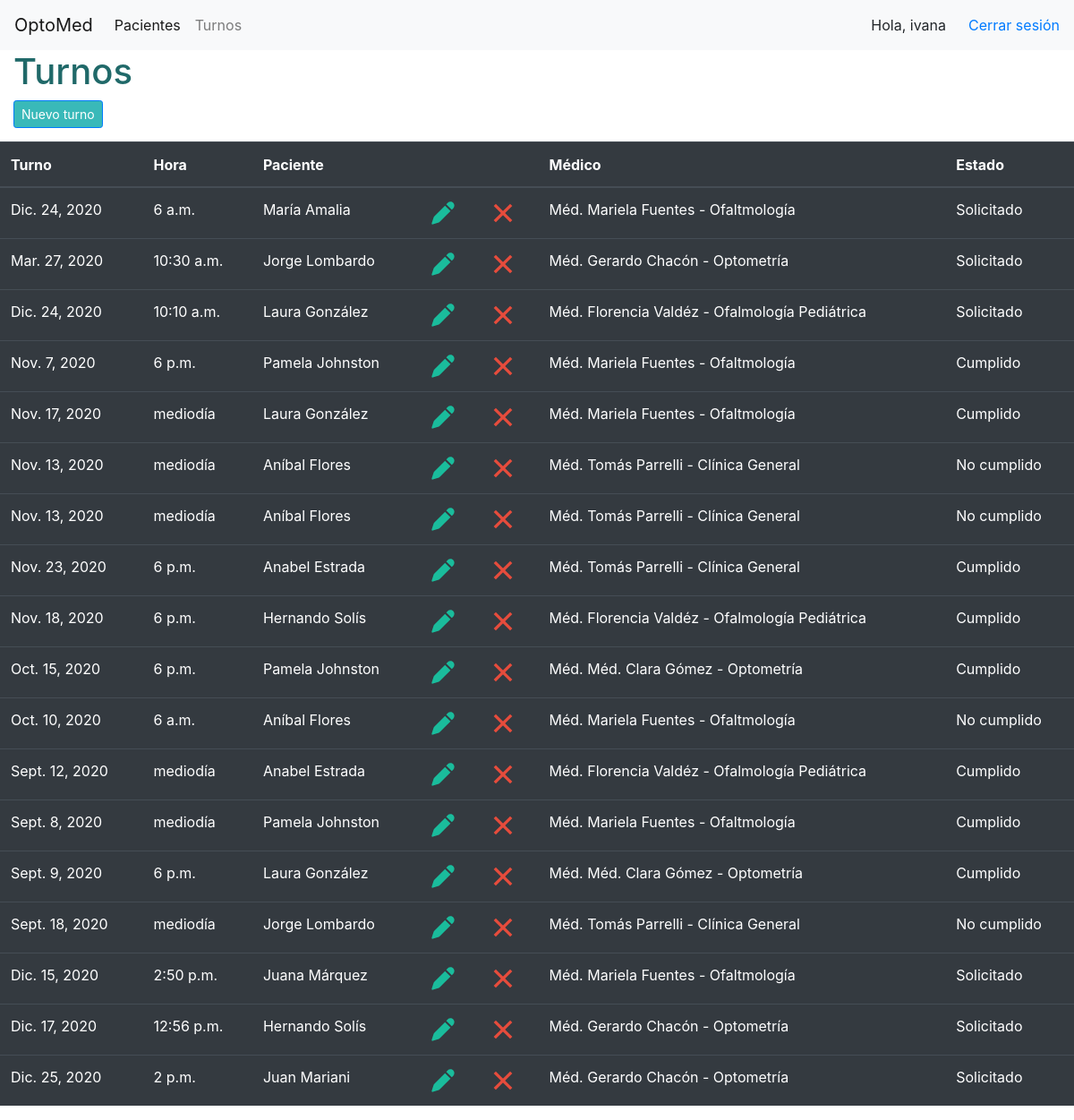
The page /turnos/ (signed in) on the database its author committed.
### turnos/models.py (models this page shows, shortened)
class Turno(models.Model):
  ESTADO = (
            ('Solicitado', 'Solicitado'),
            ('Cumplido', 'Cumplido'),
            ('No cumplido', 'No cumplido')
            )
  paciente = models.ForeignKey('pacientes.Paciente', null=True, on_delete=models.CASCADE)
  turno_dia = models.DateField()
  turno_hora = models.TimeField()
  estado_turno = models.CharField(max_length=20, null=True, choices=ESTADO)
  médico = models.ForeignKey('turnos.Medico', null=True, on_delete=models.CASCADE)

class Medico(models.Model):
  nombre = models.CharField(max_length=200, null=True)
  especialidad = models.CharField(max_length=200, null=True)
  fecha_creación = models.DateTimeField(auto_now_add=True, null=True)
  def __str__(self):
    return f'Méd. {self.nombre} - {self.especialidad}'

### pacientes/models.py (models this page shows)
class Paciente(models.Model):
  nombre = models.CharField(max_length=200, null=True)
  teléfono = models.CharField(max_length=200, null=True)
  email = models.CharField(max_length=200, null=True)
  fecha_creación = models.DateTimeField(auto_now_add=True, null=True)
  historial = models.CharField(max_length=1500, null=True)
  def __str__(self):
    return self.nombre

### accounts/decorators.py (the view)
        def wrapper_func(request, *args, **kwargs):
            group = None
            if request.user.groups.exists():
                group = request.user.groups.all()[0].name
            if group in allowed_roles:
                return view_func(request, *args, **kwargs)
            else:
                return HttpResponse('No estas autorizado para ver esta pagina')

### turnos/views.py (called while the page is built)
@login_required(login_url='login')
@allowed_users(allowed_roles=['admin', 'secretaria', 'profmed', 'gerencia'])
def turnos(request):
    return render(request, "turnos/turnos.html", context)

### turnos/templates/turnos/turnos.html (shortened to what this page needs)
{% extends "accounts/layout_main.html" %}
{% block body %}
  {% include "accounts/navbarsecretaria.html" %}
  <h1> Turnos </h1>
<a class="btn btn-primary btn-sm" style="background-color: #39b9b9; margin-left: 15px; margin-bottom: 15px;" href="{% url 'turnos:nuevo_turno' %}">Nuevo turno</a>
<table class="table table-hover table-dark">
  <thead>
    <tr>
      <th scope="col">Turno</th>
      <th scope="col">Hora</th>
      <th scope="col">Paciente</th>
      <th scope="col"></th>
      <th scope="col"></th>
      <th scope="col">Médico</th>
      <th scope="col">Estado</th>
    </tr>
  </thead>
  <tbody>
        {% for turno in turnos %}
          <tr>
          <td scope="row">{{ turno.turno_dia }}</td>
          <td>{{ turno.turno_hora }}</td>
          <td>{{ turno.paciente }}</td>
          <td><a href="{% url 'turnos:actualizar_turno' turno.pk %}" {% include 'turnos/edit.svg' %}</a> </td>
          <td><a href="{% url 'turnos:borrar_turno' turno.pk %}" {% include 'turnos/delete.svg' %}</a> </td>
          <td>{{ turno.médico }}</td>
          <td>{{ turno.estado_turno }}</td>
          </tr>
        {% endfor %}
  </tbody>
</table>
{% endblock %}

### accounts/templates/accounts/navbarsecretaria.html (shortened to what this page needs)
{% load static %}
<nav class="navbar navbar-expand-lg navbar-light bg-light">
<a class="navbar-brand" href="#">OptoMed</a>
<div class="collapse navbar-collapse" id="navbarNav">
  <ul class="navbar-nav">
      <li class="nav-item active">
      <a class="nav-link" href="{% url 'accounts:indexsecretaria' %}">Pacientes<span class="sr-only">(current)</span></a>
      </li>
      <li class="nav-item">
          <a class="nav-link" href="{% url 'turnos:turnos' %}">Turnos</a>
      </li>
  </ul>
  </div>
<span  class="hello-msg">Hola, {{request.user}}</span>
<span><a class="hello-msg" href="{% url 'accounts:logout' %}" style="margin-left: 25px;"> Cerrar sesión </a></span>
</nav>

### turnos/templates/turnos/edit.svg (shortened to what this page needs)
<?xml version="1.0" encoding="UTF-8"?>

### turnos/templates/turnos/delete.svg (shortened to what this page needs)
<?xml version="1.0" encoding="UTF-8"?>

### accounts/static/accounts/main.css (style rules this page uses)
body { background-color: #ebeff5; }
body { margin: 0; padding: 0; }
h1 { color: rgb(32, 105, 105); margin: 25px 15px; }
tr { height: 50px; }
.btn-primary { background-color: rgb(32, 105, 105); }

### rows shown on the page
Turno: turno_dia "Dic. 24, 2020", turno_hora "6 a.m.", paciente "María Amalia", médico "Méd. Mariela Fuentes - Ofaltmología", estado_turno "Solicitado"
Turno: turno_dia "Mar. 27, 2020", turno_hora "10:30 a.m.", paciente "Jorge Lombardo", médico "Méd. Gerardo Chacón - Optometría", estado_turno "Solicitado"
Turno: turno_dia "Dic. 24, 2020", turno_hora "10:10 a.m.", paciente "Laura González", médico "Méd. Florencia Valdéz - Ofalmología Pediátrica", estado_turno "Solicitado"
Turno: turno_dia "Nov. 7, 2020", turno_hora "6 p.m.", paciente "Pamela Johnston", médico "Méd. Mariela Fuentes - Ofaltmología", estado_turno "Cumplido"
Turno: turno_dia "Nov. 17, 2020", turno_hora "mediodía", paciente "Laura González", médico "Méd. Mariela Fuentes - Ofaltmología", estado_turno "Cumplido"
Turno: turno_dia "Nov. 13, 2020", turno_hora "mediodía", paciente "Aníbal Flores", médico "Méd. Tomás Parrelli - Clínica General", estado_turno "No cumplido"
Turno: turno_dia "Nov. 13, 2020", turno_hora "mediodía", paciente "Aníbal Flores", médico "Méd. Tomás Parrelli - Clínica General", estado_turno "No cumplido"
Turno: turno_dia "Nov. 23, 2020", turno_hora "6 p.m.", paciente "Anabel Estrada", médico "Méd. Tomás Parrelli - Clínica General", estado_turno "Cumplido"
Turno: turno_dia "Nov. 18, 2020", turno_hora "6 p.m.", paciente "Hernando Solís", médico "Méd. Florencia Valdéz - Ofalmología Pediátrica", estado_turno "Cumplido"
Turno: turno_dia "Oct. 15, 2020", turno_hora "6 p.m.", paciente "Pamela Johnston", médico "Méd. Méd. Clara Gómez - Optometría", estado_turno "Cumplido"
Turno: turno_dia "Oct. 10, 2020", turno_hora "6 a.m.", paciente "Aníbal Flores", médico "Méd. Mariela Fuentes - Ofaltmología", estado_turno "No cumplido"
Turno: turno_dia "Sept. 12, 2020", turno_hora "mediodía", paciente "Anabel Estrada", médico "Méd. Florencia Valdéz - Ofalmología Pediátrica", estado_turno "Cumplido"
Turno: turno_dia "Sept. 8, 2020", turno_hora "mediodía", paciente "Pamela Johnston", médico "Méd. Mariela Fuentes - Ofaltmología", estado_turno "Cumplido"
Turno: turno_dia "Sept. 9, 2020", turno_hora "6 p.m.", paciente "Laura González", médico "Méd. Méd. Clara Gómez - Optometría", estado_turno "Cumplido"
Turno: turno_dia "Sept. 18, 2020", turno_hora "mediodía", paciente "Jorge Lombardo", médico "Méd. Tomás Parrelli - Clínica General", estado_turno "No cumplido"
Turno: turno_dia "Dic. 15, 2020", turno_hora "2:50 p.m.", paciente "Juana Márquez", médico "Méd. Mariela Fuentes - Ofaltmología", estado_turno "Solicitado"
Turno: turno_dia "Dic. 17, 2020", turno_hora "12:56 p.m.", paciente "Hernando Solís", médico "Méd. Gerardo Chacón - Optometría", estado_turno "Solicitado"
Turno: turno_dia "Dic. 25, 2020", turno_hora "2 p.m.", paciente "Juan Mariani", médico "Méd. Gerardo Chacón - Optometría", estado_turno "Solicitado"

### other values the page prints
{{ request.user }} "ivana"
